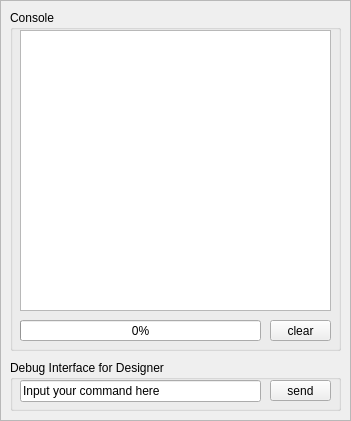
   <widget class="QFrame" name="console_frame">
    <property name="geometry">
     <rect>
      <x>570</x>
      <y>10</y>
      <width>351</width>
      <height>421</height>
     </rect>
    </property>
    <property name="frameShape">
     <enum>QFrame::StyledPanel</enum>
    </property>
    <property name="frameShadow">
     <enum>QFrame::Sunken</enum>
    </property>
    <widget class="QGroupBox" name="console_groupBox">
     <property name="geometry">
      <rect>
       <x>10</x>
       <y>10</y>
       <width>331</width>
       <height>341</height>
      </rect>
     </property>
     <property name="title">
      <string>Console</string>
     </property>
     <widget class="QPushButton" name="console_clear_pushButton">
      <property name="geometry">
       <rect>
        <x>260</x>
        <y>310</y>
        <width>61</width>
        <height>21</height>
       </rect>
      </property>
      <property name="text">
       <string>clear</string>
      </property>
     </widget>
     <widget class="QTextBrowser" name="console_textEdit">
      <property name="geometry">
       <rect>
        <x>10</x>
        <y>20</y>
        <width>311</width>
        <height>281</height>
       </rect>
      </property>
      <property name="textInteractionFlags">
       <set>Qt::TextSelectableByKeyboard|Qt::TextSelectableByMouse</set>
      </property>
     </widget>
     <widget class="QProgressBar" name="console_progressBar">
      <property name="geometry">
       <rect>
        <x>10</x>
        <y>310</y>
        <width>241</width>
        <height>21</height>
       </rect>
      </property>
      <property name="maximum">
       <number>100</number>
      </property>
      <property name="value">
       <number>0</number>
      </property>
     </widget>
    </widget>
    <widget class="QGroupBox" name="user_cmd_groupBox">
     <property name="geometry">
      <rect>
       <x>10</x>
       <y>360</y>
       <width>331</width>
       <height>51</height>
      </rect>
     </property>
     <property name="title">
      <string>Debug Interface for Designer</string>
     </property>
     <widget class="QLineEdit" name="user_cmd_lineEdit">
      <property name="geometry">
       <rect>
        <x>10</x>
        <y>20</y>
        <width>241</width>
        <height>22</height>
       </rect>
      </property>
      <property name="whatsThis">
       <string comment="Only used for designer"/>
      </property>
      <property name="text">
       <string>Input your command here</string>
      </property>
      <property name="placeholderText">
       <string/>
      </property>
     </widget>
     <widget class="QPushButton" name="user_cmd_pushButton">
      <property name="geometry">
       <rect>
        <x>260</x>
        <y>20</y>
        <width>61</width>
        <height>21</height>
       </rect>
      </property>
      <property name="text">
       <string>send</string>
      </property>
     </widget>
    </widget>
   </widget>
